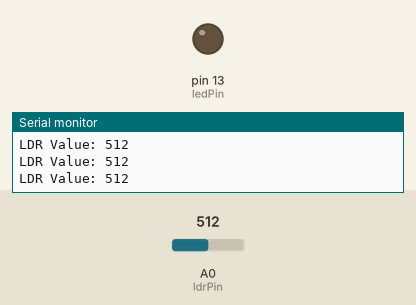
Recording of a sketch running on a simulated Arduino Uno, built with avr-gcc and run on an emulated ATmega328P. Shown: output pins drawn as LEDs (lit = HIGH), the last lines printed to the serial monitor. Inputs (shaded band) come from the test bench; at power-on: A0 (ldrPin) = 512.

Above: at 1.2 s.
1.3 s: A0 (ldrPin) set to 482
At 2.5 s:
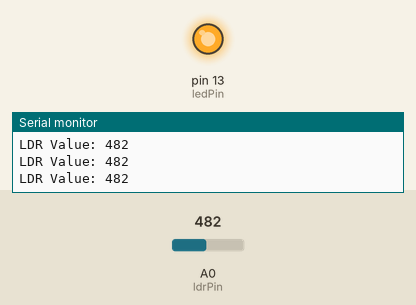
2.8 s: A0 (ldrPin) set to 510
At 3.9 s:
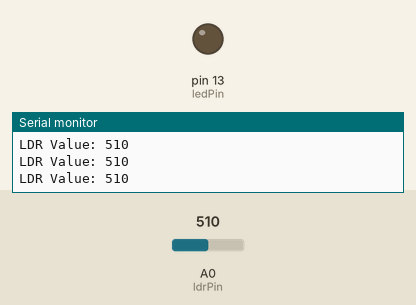
4.3 s: A0 (ldrPin) set to 490
At 5.3 s:
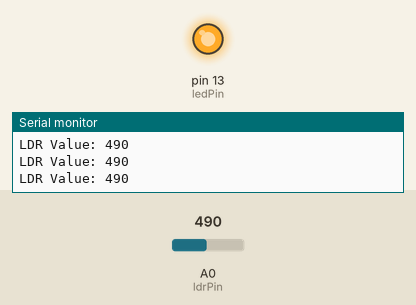
Timing chart, 0 to 7.3 s (numbered marks = the images above; inputs shaded):
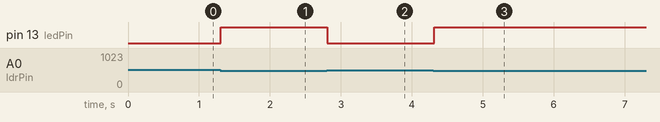

Measured:
- the behaviour switches between 500 and 499 on A0 (ldrPin) (found by bisection; images 0 and 1)
- after the input at 1.3 s, pin 13 (ledPin): LOW → HIGH at once
- after the input at 2.8 s, pin 13 (ledPin): HIGH → LOW at once
- after the input at 4.3 s, pin 13 (ledPin): LOW → HIGH at once

The sketch:

An_experiment_to_detect_darkness_using_LDR.ino
```cpp
const int ldrPin = A0;     // LDR connected to analog pin A0
const int ledPin = 13;     // LED connected to digital pin 13

// Variables
int ldrValue = 0;          // Variable to store the value read from the LDR
int threshold = 500;       // Threshold value to detect darkness

void setup() {
  pinMode(ledPin, OUTPUT); // Set the LED pin as an output
  Serial.begin(9600);      // Initialize serial communication for debugging
}

void loop() {
  ldrValue = analogRead(ldrPin); // Read the analog value from the LDR

  // Print the LDR value to the serial monitor (for debugging purposes)
  Serial.print("LDR Value: ");
  Serial.println(ldrValue);

  // If the LDR value is below the threshold, turn on the LED
  if (ldrValue < threshold) {
    digitalWrite(ledPin, HIGH); // Turn on the LED
  } else {
    digitalWrite(ledPin, LOW);  // Turn off the LED
  }

  delay(100); // Short delay before next reading
}
```
